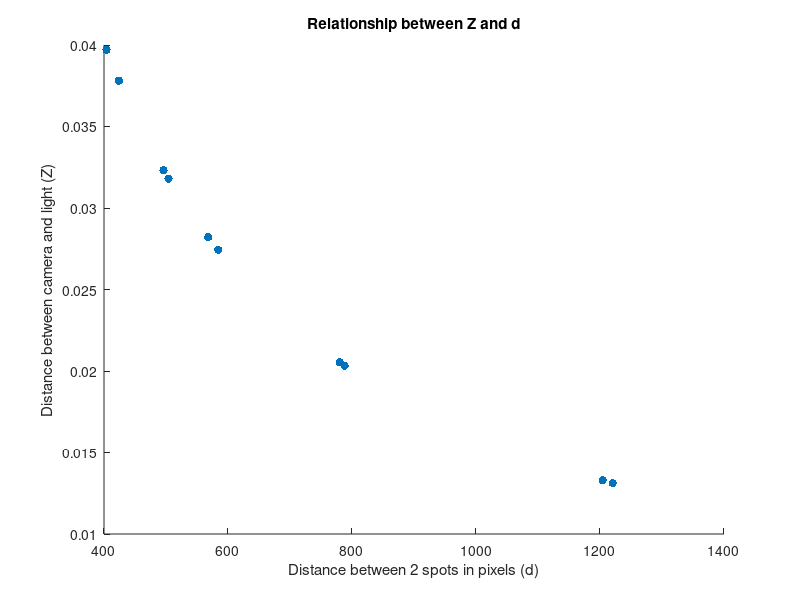

Source code (MATLAB):
% points.mat is an array of 12 pairs of (point1, point2) of the 12 images
% where point1 is location of red spot, point2 is location of blue spot
load points.mat

% distances.mat is an array of distances in pixels between red spot and
% blue spot of the 12 images
load distances.mat

% x is distance between pinhole wall and back image wall
% x = 16"
x = 16;

% p is distance between pinholes
% p = 1"
p = 1;

% Z is an array of calculated distances between the camera and light
Z = [];

for i = 1:size(distances,2)
    Z(i) = x * p / (distances(1,i) - p);
end

figure
scatter(distances, Z, 'filled')
ylabel('Distance between camera and light (Z)') 
xlabel('Distance between 2 spots in pixels (d)')
title('Relationship between Z and d')